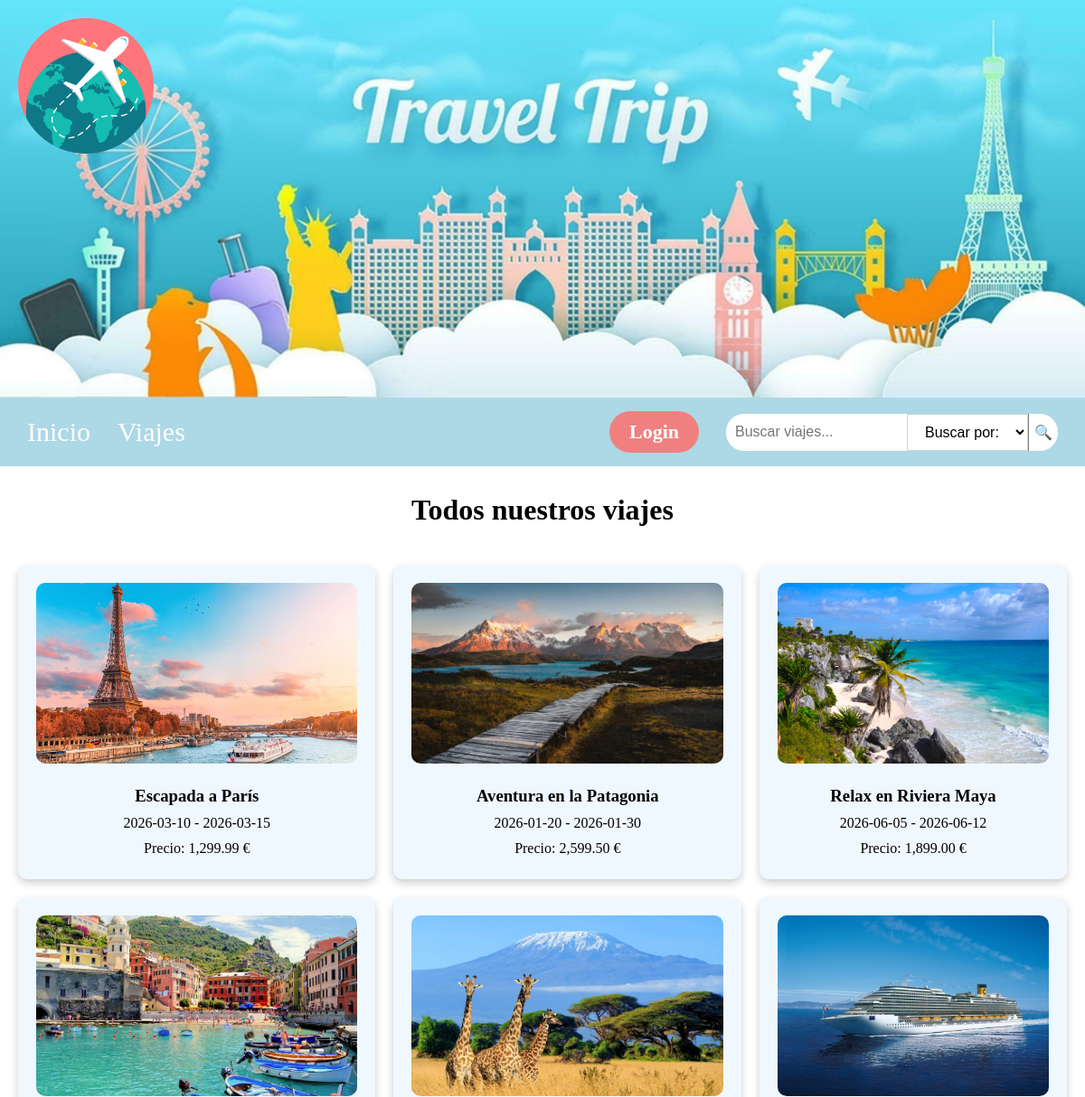
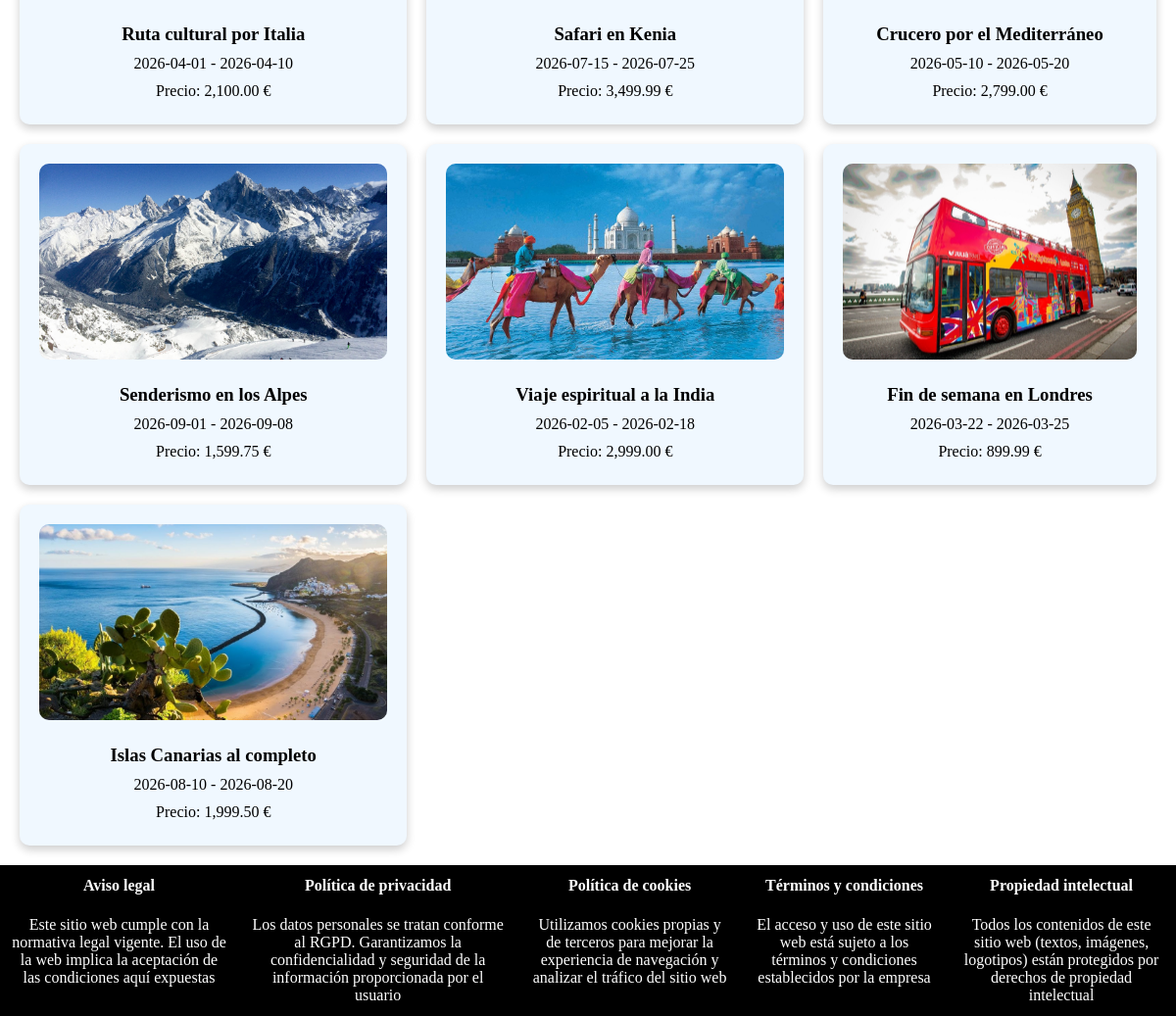
The app's page /app/public/lista_viajes.php with its own data (2 pictures, top to bottom).
### tables this page shows
CREATE TABLE viajes (
	id_viaje INT AUTO_INCREMENT PRIMARY KEY,
	titulo VARCHAR(100) NOT NULL,
	descripcion TEXT NOT NULL,
	fecha_inicio DATE NOT NULL,
	fecha_fin DATE NOT NULL,
	precio DECIMAL(10, 2) NOT NULL,
	destacado boolean NOT NULL,
	tipo_de_viaje VARCHAR(50) NOT NULL,
	plazas INT NOT NULL,
	imagen VARCHAR(255) NOT NULL
);

### app/public/lista_viajes.php (the view, shortened to what this page needs)
<?php
include "../clases/conexion.php";
$stmt = $conn->query("SELECT * FROM viajes");
$viajes = $stmt->fetchAll(PDO::FETCH_ASSOC);
?>
<!DOCTYPE html>
<html>
<head>
</head>
<body>
    <?php include "../vistas/header.php"; ?>
    <main>
        <h1 style="text-align:center; margin-top:30px;">Todos nuestros viajes</h1>
        <div class="grid">
            <?php foreach ($viajes as $viaje): ?>
                <a href="detalle_viaje.php?id_viaje=<?= $viaje['id_viaje'] ?>" class="travel">
                    <img src="../assets/imagenes/<?= ($viaje["imagen"]) ?>" alt="<?= ($viaje["titulo"]) ?>">
                    <h3><?= ($viaje["titulo"]) ?></h3>
                    <p><?= ($viaje["fecha_inicio"]) ?> - <?= ($viaje["fecha_fin"]) ?></p>
                    <p>Precio: <?= number_format($viaje["precio"], 2) ?> €</p>
                </a>
            <?php endforeach; ?>
        </div>
    </main>
    <?php include "../vistas/footer.php"; ?>
</body>
</html>

### app/assets/css/styles.php (style rules this page uses)
html, body { margin:0; height: 100%; display: flex; flex-direction: column; background-color: white; }
main { flex: 1; }
.grid { display: grid; grid-template-columns: auto auto auto; gap: 20px; padding: 20px; }
.grid img { width: 100%; height: auto; display: block; }
.travel { background-color: #f0f8ff; padding: 20px; border-radius: 10px; text-align: center; box-shadow: 0 4px 10px rgba(0,0,0,0.2); display: flex; flex-direction: column; align-items: center; text-decoration: none; color: inherit; transition: transform 0.2s, box-shadow 0.2s; }
.travel img { width: 100%; height: 200px; object-fit: cover; border-radius: 10px; margin-bottom: 15px; }
.travel h3 { margin: 10px 0 5px 0; }
.travel p { margin: 5px 0; }

### records on screen
viajes: imagen (picture), titulo "Escapada a París", fecha_inicio "2026-03-10", fecha_fin "2026-03-15", precio "1,299.99"
viajes: imagen (picture), titulo "Aventura en la Patagonia", fecha_inicio "2026-01-20", fecha_fin "2026-01-30", precio "2,599.50"
viajes: imagen (picture), titulo "Relax en Riviera Maya", fecha_inicio "2026-06-05", fecha_fin "2026-06-12", precio "1,899.00"
viajes: imagen (picture), titulo "Ruta cultural por Italia", fecha_inicio "2026-04-01", fecha_fin "2026-04-10", precio "2,100.00"
viajes: imagen (picture), titulo "Safari en Kenia", fecha_inicio "2026-07-15", fecha_fin "2026-07-25", precio "3,499.99"
viajes: imagen (picture), titulo "Crucero por el Mediterráneo", fecha_inicio "2026-05-10", fecha_fin "2026-05-20", precio "2,799.00"
viajes: imagen (picture), titulo "Senderismo en los Alpes", fecha_inicio "2026-09-01", fecha_fin "2026-09-08", precio "1,599.75"
viajes: imagen (picture), titulo "Viaje espiritual a la India", fecha_inicio "2026-02-05", fecha_fin "2026-02-18", precio "2,999.00"
viajes: imagen (picture), titulo "Fin de semana en Londres", fecha_inicio "2026-03-22", fecha_fin "2026-03-25", precio "899.99"
viajes: imagen (picture), titulo "Islas Canarias al completo", fecha_inicio "2026-08-10", fecha_fin "2026-08-20", precio "1,999.50"
